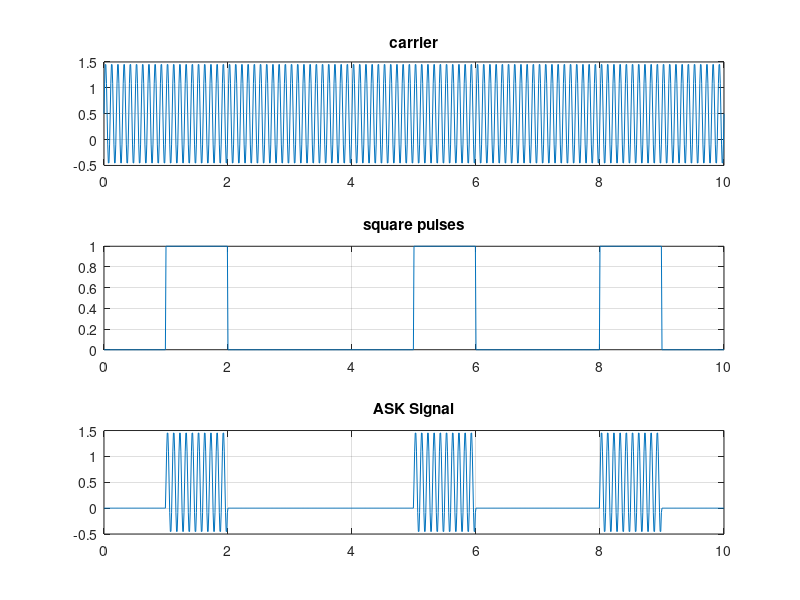

The MATLAB script that drew this image:
clc
clear all
close all

f1=10;
A=1;
u = randi([0,1],1,10);
n = length(u);
t=0:0.01:n;
x = 1:1:(n+1)*100;
xtw=A.*sin(2*pi*f1*t) +(A/2);
for i = 1:n
for j = i:.1:i+1
bw(x(i*100:(i+1)*100)) = u(i);
end
end
bw = bw(100:end);
v=xtw.*bw;
subplot(3,1,1);
plot(t,xtw);
title("carrier");
grid on;
subplot(3,1,2);
plot(t,bw);
title("square pulses");
grid on;
subplot(3,1,3);
plot(t,v);
title("ASK Signal");
grid on;
